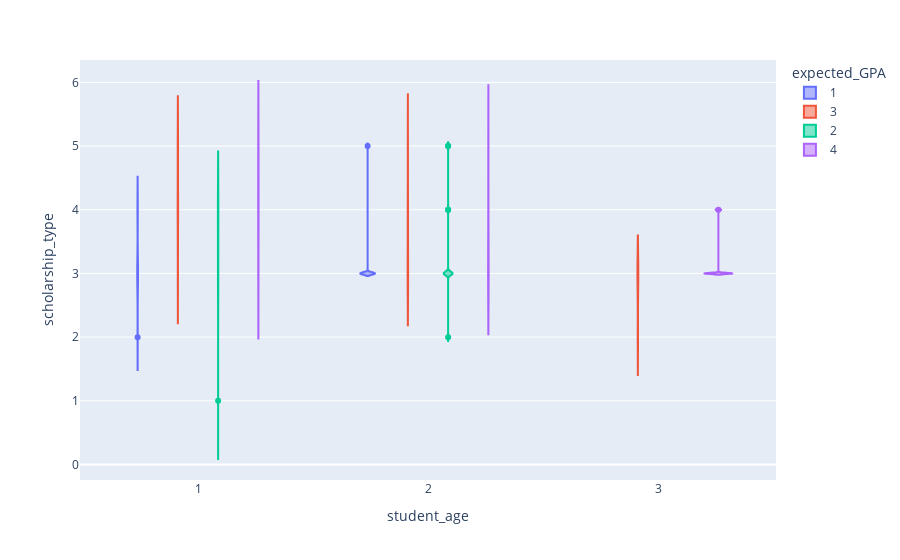

Notebook code cell kept with this figure:
### Code cell
px.violin(highly_correlated_df, x='student_age', y='scholarship_type', color='expected_GPA')

### Figure 1 — Plotly figure (JSON) as saved in the notebook; plotly's stock layout.template omitted (floating-point values rounded to 4 significant figures)
{"data": [{"alignmentgroup": "True", "box": {"visible": false}, "hovertemplate": "expected_GPA=1<br>student_age=%{x}<br>scholarship_type=%{y}<extra></extra>", "legendgroup": "1", "marker": {"color": "#636efa"}, "name": "1", "offsetgroup": "1", "orientation": "v", "scalegroup": "True", "showlegend": true, "type": "violin", "x": [2, 1, 1, 2, 1, 1, 1, 2, 2, 1, 1, 2, 1, 2, 2, 2], "x0": " ", "xaxis": "x", "y": [3, 3, 3, 3, 3, 3, 4, 3, 3, 4, 2, 3, 3, 5, 3, 3], "y0": " ", "yaxis": "y"}, {"alignmentgroup": "True", "box": {"visible": false}, "hovertemplate": "expected_GPA=3<br>student_age=%{x}<br>scholarship_type=%{y}<extra></extra>", "legendgroup": "3", "marker": {"color": "#EF553B"}, "name": "3", "offsetgroup": "3", "orientation": "v", "scalegroup": "True", "showlegend": true, "type": "violin", "x": [2, 2, 1, 1, 1, 1, 1, 2, 3, 2, 3, 2, 2, 2, 2, 1, 3, 2, 2, 1, 2, 2, 2, 2, 2, 2, 2, 2, 2, 1, 2, 1, 2, 1, 1, 1, 1, 1, 1, 1, 1, 2, 2, 1, 2, 3, 1, 2, 1, 1, 1, 1, 1, 1, 1, 1, 1, 2, 1, 1, 2], "x0": " ", "xaxis": "x", "y": [3, 3, 4, 5, 4, 3, 5, 3, 2, 4, 3, 3, 3, 4, 5, 3, 3, 3, 3, 3, 3, 3, 3, 3, 3, 4, 5, 3, 4, 3, 4, 4, 4, 5, 4, 5, 4, 4, 4, 4, 4, 5, 3, 5, 5, 3, 5, 4, 5, 4, 5, 3, 3, 5, 5, 4, 4, 3, 4, 4, 4], "y0": " ", "yaxis": "y"}, {"alignmentgroup": "True", "box": {"visible": false}, "hovertemplate": "expected_GPA=2<br>student_age=%{x}<br>scholarship_type=%{y}<extra></extra>", "legendgroup": "2", "marker": {"color": "#00cc96"}, "name": "2", "offsetgroup": "2", "orientation": "v", "scalegroup": "True", "showlegend": true, "type": "violin", "x": [2, 1, 2, 2, 1, 2, 2, 2, 2, 1, 2, 1, 1, 2, 2, 1, 2, 1, 2, 2, 2, 2, 2, 2, 1, 1, 2, 1, 2, 2, 2, 2, 1, 1, 1, 2, 1, 1], "x0": " ", "xaxis": "x", "y": [3, 3, 3, 3, 4, 5, 3, 3, 3, 3, 3, 3, 4, 3, 3, 3, 4, 4, 2, 4, 3, 3, 3, 3, 3, 1, 3, 4, 3, 3, 5, 3, 4, 4, 4, 3, 3, 4], "y0": " ", "yaxis": "y"}, {"alignmentgroup": "True", "box": {"visible": false}, "hovertemplate": "expected_GPA=4<br>student_age=%{x}<br>scholarship_type=%{y}<extra></extra>", "legendgroup": "4", "marker": {"color": "#ab63fa"}, "name": "4", "offsetgroup": "4", "orientation": "v", "scalegroup": "True", "showlegend": true, "type": "violin", "x": [2, 1, 3, 1, 2, 3, 2, 2, 3, 2, 2, 3, 1, 2, 2, 1, 2, 3, 3, 2, 2, 2, 1, 1, 1, 1, 1, 1, 1, 1], "x0": " ", "xaxis": "x", "y": [3, 4, 4, 5, 3, 3, 5, 3, 3, 3, 3, 3, 3, 3, 3, 4, 4, 3, 3, 4, 5, 3, 4, 3, 4, 4, 3, 5, 5, 5], "y0": " ", "yaxis": "y"}], "layout": {"legend": {"title": {"text": "expected_GPA"}, "tracegroupgap": 0}, "margin": {"t": 60}, "violinmode": "group", "xaxis": {"anchor": "y", "domain": [0, 1], "title": {"text": "student_age"}}, "yaxis": {"anchor": "x", "domain": [0, 1], "title": {"text": "scholarship_type"}}}}
